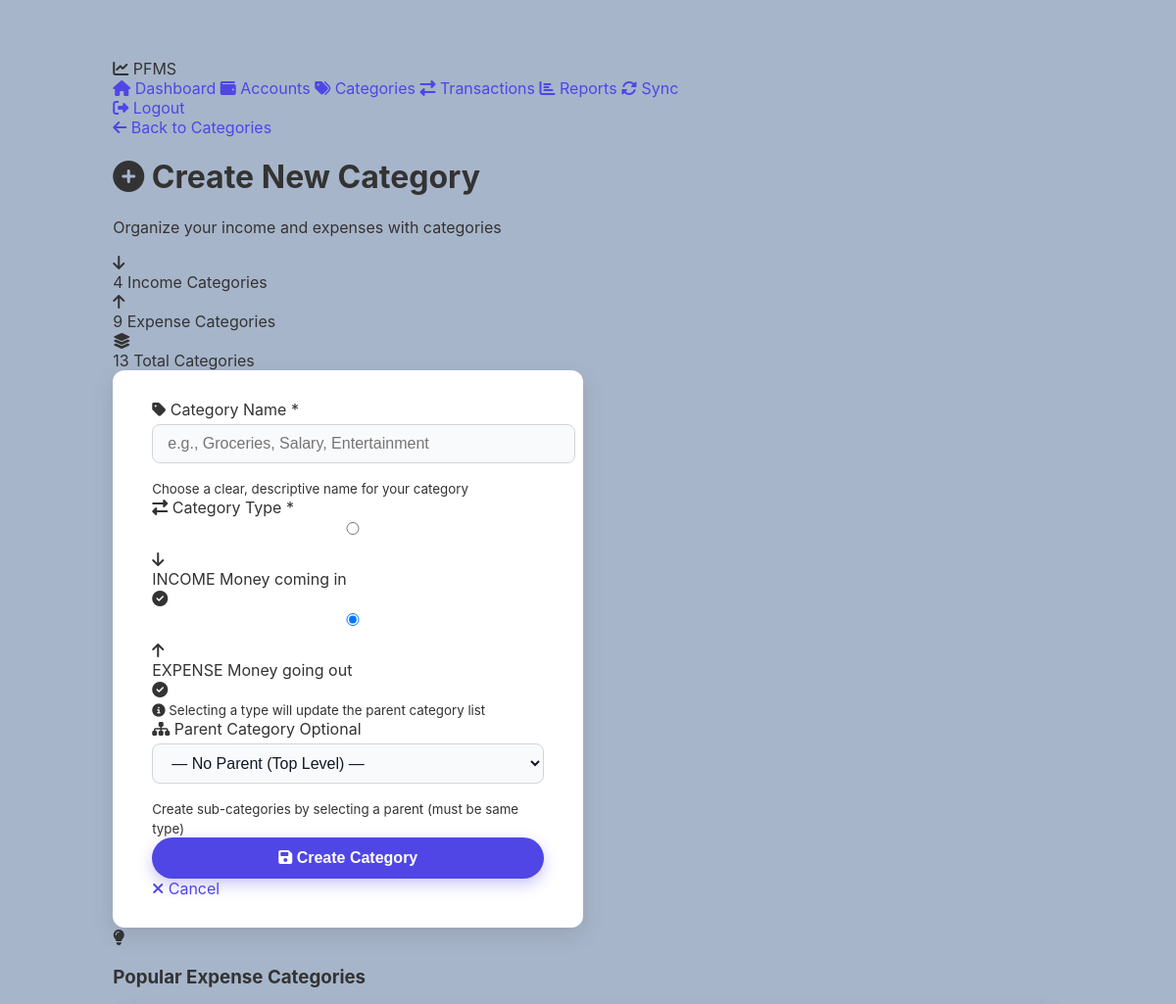
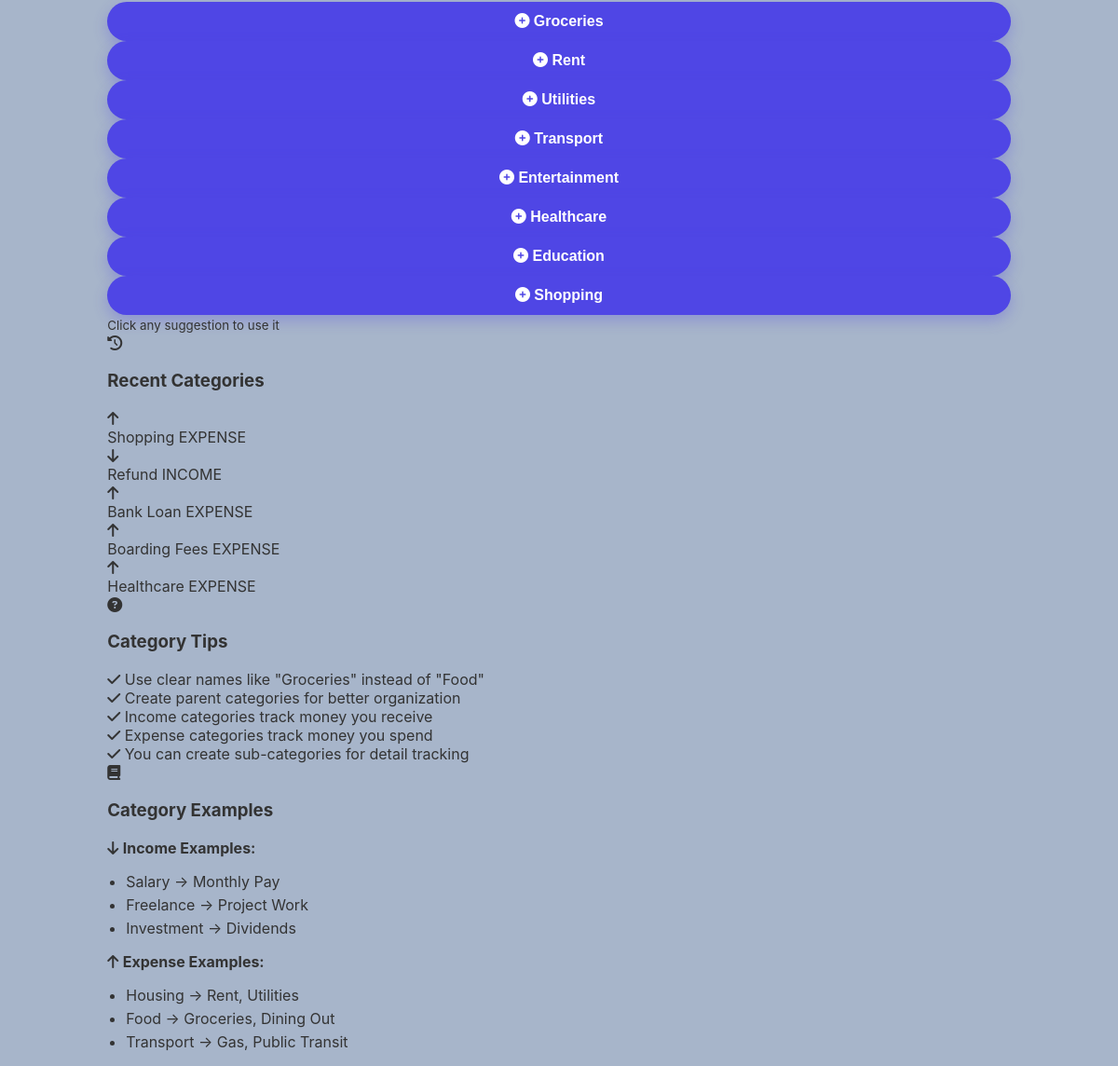
/app/categories/create.php (signed in), run on an earlier commit of the app's database (2 pictures, top to bottom).
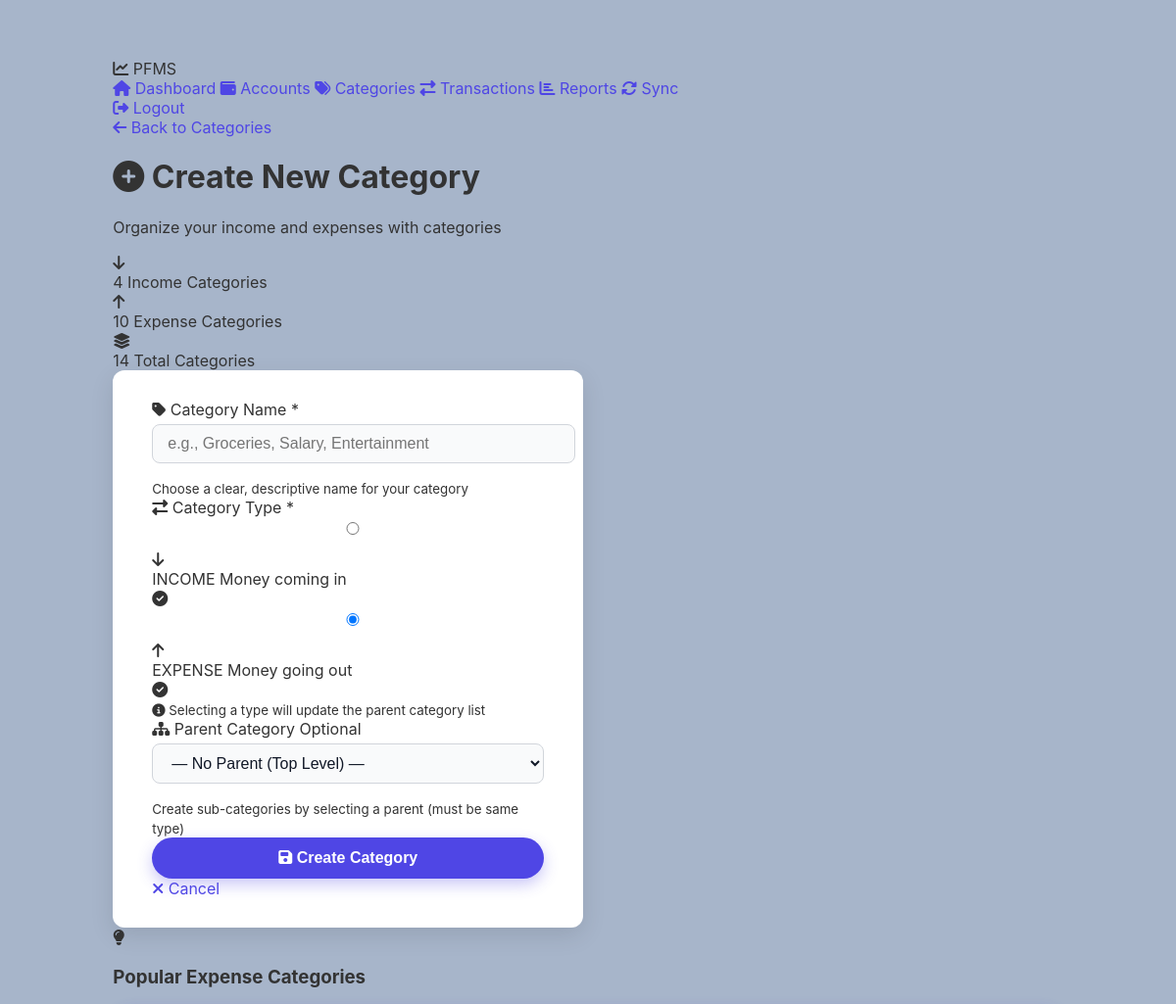
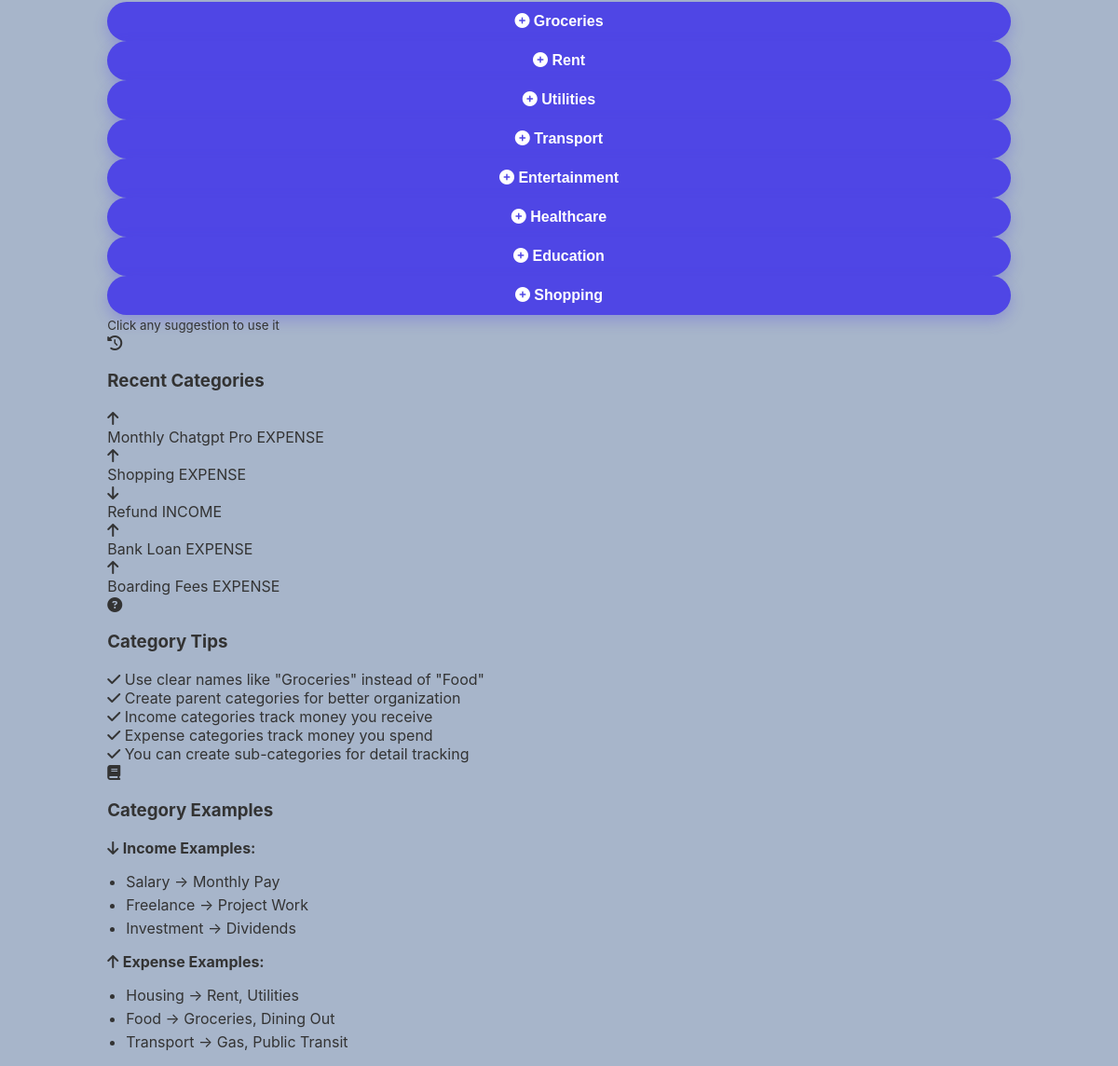
And on a later commit of the database (2 pictures, top to bottom).
### tables this page shows
CREATE TABLE CATEGORIES_LOCAL (
  local_category_id  INTEGER PRIMARY KEY AUTOINCREMENT,
  user_local_id      INTEGER NOT NULL,
  server_category_id INTEGER,
  parent_local_id    INTEGER,
  category_name      TEXT NOT NULL,
  category_type      TEXT NOT NULL CHECK(category_type IN ('INCOME','EXPENSE')),
  created_at         TEXT NOT NULL,
  updated_at         TEXT NOT NULL,
  FOREIGN KEY(user_local_id)   REFERENCES USERS_LOCAL(local_user_id),
  FOREIGN KEY(parent_local_id) REFERENCES CATEGORIES_LOCAL(local_category_id)
);

### app/categories/create.php (the view, shortened to what the changed rows need)
<?php
if (!function_exists('h')) {
    function h($v) { return htmlspecialchars((string)$v, ENT_QUOTES, 'UTF-8'); }
}
$pdo = sqlite();
$uid = (int)($_SESSION['uid'] ?? 0);
$selectedType = $_POST['category_type'] ?? 'EXPENSE';
$existing = $pdo->prepare("SELECT category_name, category_type FROM CATEGORIES_LOCAL WHERE user_local_id=? ORDER BY created_at DESC LIMIT 5");
$existing->execute([$uid]);
$recent_categories = $existing->fetchAll(PDO::FETCH_ASSOC);
$counts = $pdo->prepare("SELECT category_type, COUNT(*) as cnt FROM CATEGORIES_LOCAL WHERE user_local_id=? GROUP BY category_type");
$counts->execute([$uid]);
$type_counts = ['INCOME' => 0, 'EXPENSE' => 0];
foreach($counts->fetchAll(PDO::FETCH_ASSOC) as $row) {
    $type_counts[$row['category_type']] = (int)$row['cnt'];
}
$suggestions = [
    'INCOME' => ['Salary', 'Freelance', 'Investment', 'Bonus', 'Gift', 'Refund', 'Rental Income'],
    'EXPENSE' => ['Groceries', 'Rent', 'Utilities', 'Transport', 'Entertainment', 'Healthcare', 'Education', 'Shopping']
];
?>
<!doctype html>
<html lang="en">
<head>
  <link rel="stylesheet" href="https://cdnjs.cloudflare.com/ajax/libs/font-awesome/6.4.0/css/all.min.css">
  <link rel="stylesheet" href="create.css">
</head>
<body>
<div class="app-container">
  <main class="main-content">
    <div class="page-header">
      <div class="header-left">
        <div class="header-title">
          <h1><i class="fas fa-plus-circle"></i> Create New Category</h1>
        </div>
      </div>
    </div>
    <div class="quick-stats">
      <div class="stat-mini">
        <div class="stat-mini-content">
          <span class="stat-mini-value"><?= $type_counts['EXPENSE'] ?></span>
          <span class="stat-mini-label">Expense Categories</span>
        </div>
      </div>
      <div class="stat-mini">
        <div class="stat-mini-content">
          <span class="stat-mini-value"><?= $type_counts['INCOME'] + $type_counts['EXPENSE'] ?></span>
          <span class="stat-mini-label">Total Categories</span>
        </div>
      </div>
    </div>
    <div class="content-grid">
      <div class="info-section">
        <div class="info-card suggestions-card">
          <div class="info-content">
            <div class="suggestions-grid">
              <?php foreach($suggestions[$selectedType] as $suggestion): ?>
              <button type="button" class="suggestion-btn" onclick="document.getElementById('category_name').value = '<?= $suggestion ?>'; document.getElementById('category_name').focus();">
                <i class="fas fa-plus-circle"></i>
                <span><?= $suggestion ?></span>
              </button>
              <?php endforeach; ?>
            </div>
          </div>
        </div>
        <?php if (!empty($recent_categories)): ?>
        <div class="info-card recent-card">
          <div class="info-content">
            <?php foreach($recent_categories as $cat): ?>
            <div class="recent-category-item">
              <div class="recent-cat-icon <?= strtolower($cat['category_type']) ?>">
                <i class="fas fa-<?= $cat['category_type'] === 'INCOME' ? 'arrow-down' : 'arrow-up' ?>"></i>
              </div>
              <div class="recent-cat-info">
                <span class="recent-cat-name"><?= h($cat['category_name']) ?></span>
                <span class="recent-cat-type"><?= $cat['category_type'] ?></span>
              </div>
            </div>
            <?php endforeach; ?>
          </div>
        </div>
        <?php endif; ?>
      </div>
    </div>
  </main>
</div>
</body>
</html>

What changed in the data, as far as the page shows it:
no longer on this page (row unchanged): categories_local: category_name "Healthcare", category_type "EXPENSE"
added categories_local: category_name "Monthly Chatgpt Pro", category_type "EXPENSE"
Also different on the page:
$type_counts['EXPENSE']: "9" → "10"
$type_counts['INCOME'] + $type_counts['EXPENSE']: "13" → "14"
